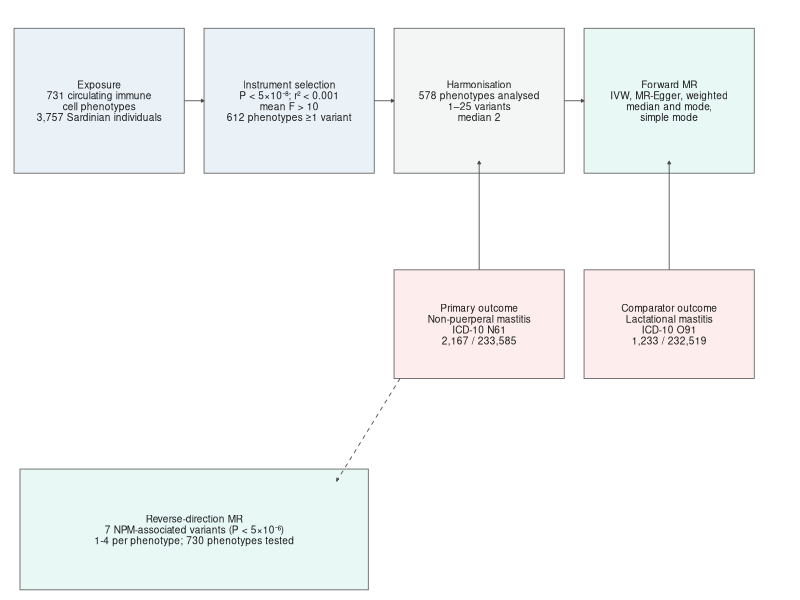
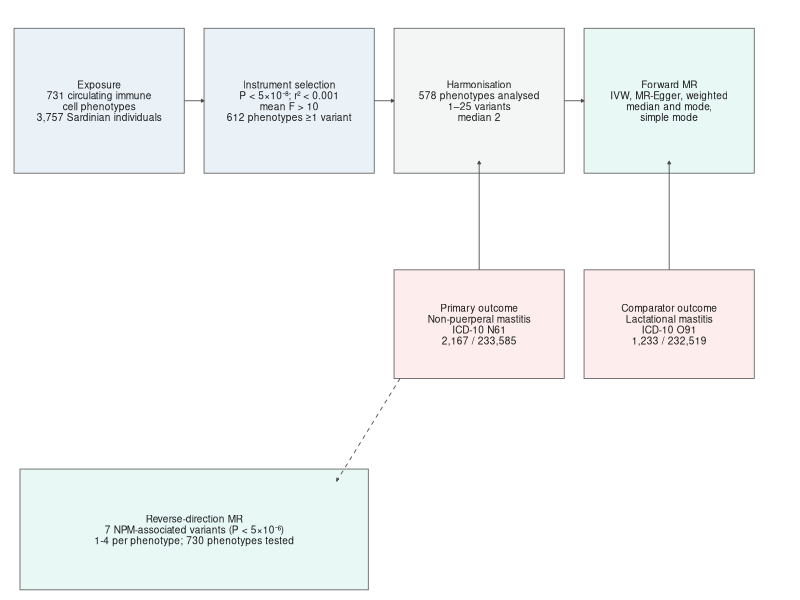

Recreate these plots in R, in order.
suppressMessages({library(ggplot2)})
ROOT <- Sys.getenv("NPM_MR_ROOT", ".")

mk <- function(x, y, w, h, label, fill) data.frame(x, y, w, h, label, fill)
b <- rbind(
  mk(0.12, 0.84, 0.215, 0.24, "Exposure\n731 circulating immune\ncell phenotypes\n3,757 Sardinian individuals", "#EAF2F8"),
  mk(0.36, 0.84, 0.215, 0.24, "Instrument selection\nP < 5×10⁻⁸; r² < 0.001\nmean F > 10\n612 phenotypes ≥1 variant", "#EAF2F8"),
  mk(0.60, 0.84, 0.215, 0.24, "Harmonisation\n578 phenotypes analysed\n1–25 variants\nmedian 2", "#F4F6F6"),
  mk(0.84, 0.84, 0.215, 0.24, "Forward MR\nIVW, MR-Egger, weighted\nmedian and mode,\nsimple mode", "#E8F8F5"),
  mk(0.60, 0.47, 0.215, 0.18, "Primary outcome\nNon-puerperal mastitis\nICD-10 N61\n2,167 / 233,585", "#FDEDEC"),
  mk(0.84, 0.47, 0.215, 0.18, "Comparator outcome\nLactational mastitis\nICD-10 O91\n1,233 / 232,519", "#FDEDEC"),
  mk(0.24, 0.13, 0.44, 0.20, "Reverse-direction MR\n7 NPM-associated variants (P < 5×10⁻⁶)\n1-4 per phenotype; 730 phenotypes tested", "#E8F8F5")
)

h_arrow <- data.frame(x = c(0.2275, 0.4675, 0.7075), y = 0.84,
                      xend = c(0.2525, 0.4925, 0.7325), yend = 0.84)
v_arrow <- data.frame(x = c(0.60, 0.84), y = c(0.56, 0.56), xend = c(0.60, 0.84), yend = c(0.74, 0.74))
d_arrow <- data.frame(x = 0.50, y = 0.38, xend = 0.42, yend = 0.21)

p <- ggplot() +
  geom_rect(data = b, aes(xmin = x - w/2, xmax = x + w/2, ymin = y - h/2, ymax = y + h/2, fill = fill),
            colour = "grey40", linewidth = 0.3) +
  geom_text(data = b, aes(x = x, y = y, label = label), size = 2.55, lineheight = 0.90, colour = "grey10") +
  geom_segment(data = h_arrow, aes(x = x, y = y, xend = xend, yend = yend),
               arrow = arrow(length = unit(0.08, "cm"), type = "closed"), linewidth = 0.3, colour = "grey30") +
  geom_segment(data = v_arrow, aes(x = x, y = y, xend = xend, yend = yend),
               arrow = arrow(length = unit(0.08, "cm"), type = "closed"), linewidth = 0.3, colour = "grey30") +
  geom_segment(data = d_arrow, aes(x = x, y = y, xend = xend, yend = yend), linetype = 2,
               arrow = arrow(length = unit(0.08, "cm"), type = "closed"), linewidth = 0.3, colour = "grey30") +
  scale_fill_identity() +
  coord_cartesian(xlim = c(0, 1), ylim = c(0.02, 1), expand = FALSE) +
  theme_void() + theme(plot.margin = margin(3, 3, 3, 3))

ggsave(file.path(ROOT, "figures/fig1_design.pdf"), p, width = 6.9, height = 3.6, device = cairo_pdf)
ggsave(file.path(ROOT, "figures/fig1_design.png"), p, width = 6.9, height = 3.6, dpi = 400, device = ragg::agg_png)
cat("fig1 done\n")
